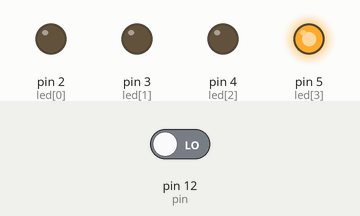
This sketch was run on a simulated Arduino Uno, built with avr-gcc and run on an emulated ATmega328P. Shown: output pins drawn as LEDs (lit = HIGH). The inputs (shaded band) are chosen by the test bench; at power-on: pin 12 (pin) LOW.

Above: at 0.2 s.
At 1.2 s:
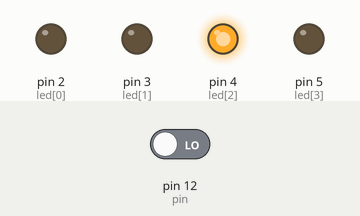
At 2.2 s:
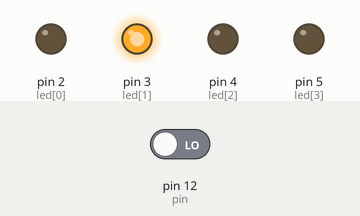
At 3.2 s:
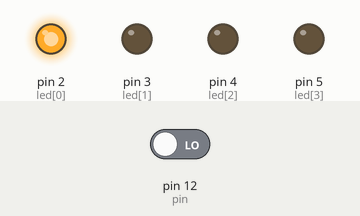
At 4.7 s:
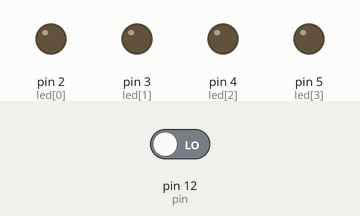
Timing chart, 0 to 5.2 s (numbered marks = the images above):
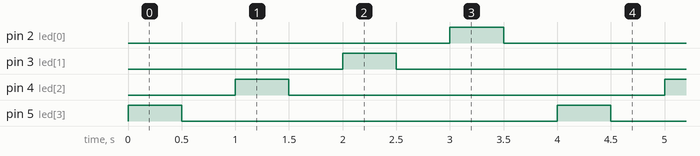

Measured:
- by itself, pin 2 (led[0]), pin 3 (led[1]), pin 4 (led[2]), pin 5 (led[3]): alternates HIGH for 0.50 s and LOW for 3.5 s
- by itself, everything shown: repeats every 4.0 s, in 8 steps

The sketch:

switchled.ino
```cpp
int led[4]={2,3,4,5};
int pin=12;

void setup()
{
  for(int i=0 ; i<4 ; i++)
  {
    pinMode(led[i], OUTPUT);
  }
  pinMode(pin,INPUT);
}

void loop()
{
  if(digitalRead(pin)==HIGH)
  {
  for(int i=0 ; i<4 ; i++)
  {
    digitalWrite(led[i], HIGH);
    delay(500);

    digitalWrite(led[i], LOW);
    delay(500);
  }
  }
  else
  {
  for(int i=3 ; i>=0 ; i--)
  {
    digitalWrite(led[i], HIGH);
    delay(500);

    digitalWrite(led[i], LOW);
    delay(500);
  }
  }


}
```
